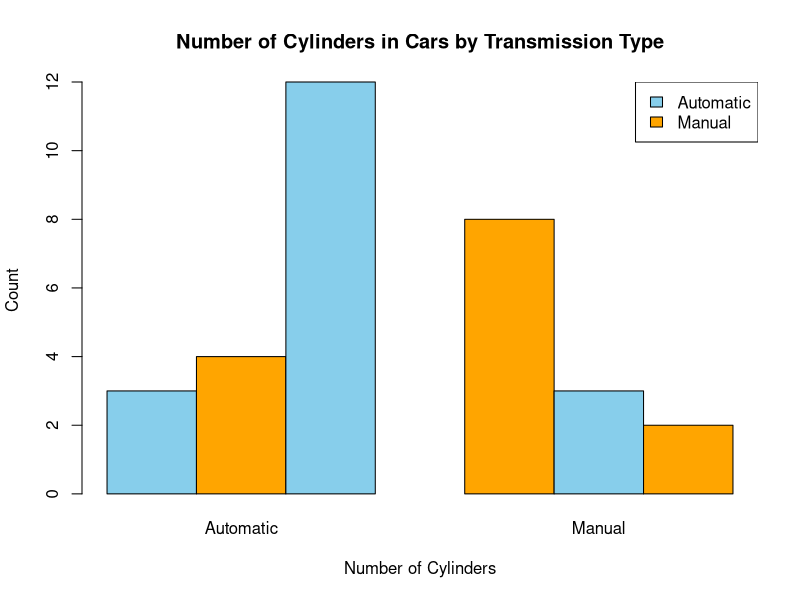

This chart was generated by the following R code:
#load mtcars dataset
data("mtcars")

# Convert am and cyl to factors
mtcars$am <- factor(mtcars$am, labels = c("Automatic", "Manual"))
mtcars$cyl <- factor(mtcars$cyl)

# Create a table of counts
cyl_am_table <- table(mtcars$cyl, mtcars$am)

# Create the bar plot
barplot(cyl_am_table, beside = TRUE, col = c("skyblue", "orange"),
        main = "Number of Cylinders in Cars by Transmission Type",
        xlab = "Number of Cylinders", ylab = "Count")

# Add a legend
legend("topright", legend = c("Automatic", "Manual"), fill = c("skyblue", "orange"))